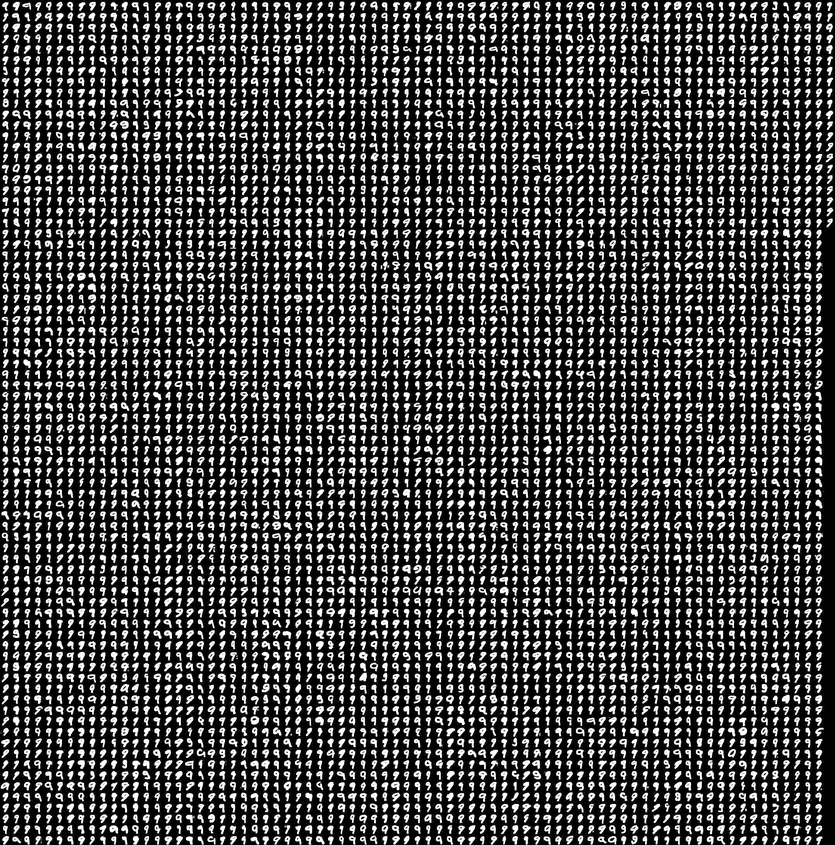
#> input picture train_image/mnist_train9_conv.jpg, 835 x 845 px, shrunk from 2156 x 2184 before the run
$ python count_helper.py
#> lines starting #> are read from the running program, lines starting #| are printed output that depends on the picture
#> further down, img is the input picture: shape (845, 835, 3); min 0, max 255, mean 68
### image_utils.py
import numpy as np

default_rgb_weights = np.array([0.2989, 0.5870, 0.1140])


def rgb2gray(img, rgb_weights=default_rgb_weights):
    if img.ndim == 2:
        return img.copy()
    else:
        gray_img = np.array(img[:, :, 0] * rgb_weights[0]
                            + img[:, :, 1] * rgb_weights[1]
                            + img[:, :, 2] * rgb_weights[2], dtype=int)
        gray_img[gray_img > 255] = 255
        gray_img[gray_img < 0] = 0
        return gray_img


# [89 lines left out: functions gray2rgb, scale_color, get_negative, convolution, pooling, put_frame, not called in this run]

### count_helper.py
from image_utils import rgb2gray
import numpy as np
from cv2 import imread, imwrite


min_row_size = 10
min_col_size = 10
max_row_size = 30
max_col_size = 30

white = 200


def bool_intervals(img, white_threshold=white):
    img = rgb2gray(img)

    row_vec = np.full(shape=img.shape[0], fill_value=True)
    for x in range(img.shape[0]):
        for y in range(img.shape[1]):
            if img[x, y] > white_threshold:
                row_vec[x] = False
                break

    col_vec = np.full(shape=img.shape[1], fill_value=True)
    for y in range(img.shape[1]):
        for x in range(img.shape[0]):
            if img[x, y] > white_threshold:
                col_vec[y] = False
                break

    return row_vec, col_vec


def draw_grid(img, color=np.array([0, 255, 255])):
    row_vec, col_vec = bool_intervals(img)

    img = img.copy()
    img[row_vec, :, 0] = color[0]
    img[row_vec, :, 1] = color[1]
    img[row_vec, :, 2] = color[2]

    img[:, col_vec, 0] = color[0]
    img[:, col_vec, 1] = color[1]
    img[:, col_vec, 2] = color[2]
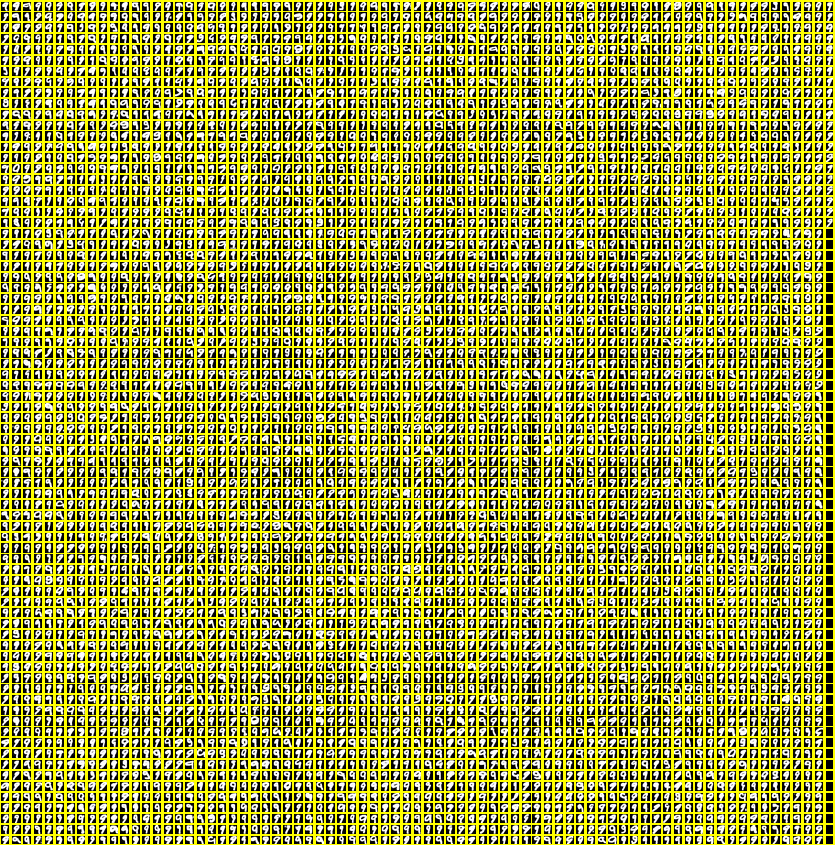
#> img: shape (845, 835, 3); mean B, G, R 65.9, 160.5, 160.5

    row_count = 0
    curr_size = 0
    for i in range(len(row_vec)):
        if row_vec[i]:
            curr_size = 0
        else:
            curr_size = curr_size + 1

        if curr_size == min_row_size:
            row_count = row_count + 1
        elif curr_size > max_row_size:
            print("warning: may missed one or more rows")
#> this loop made 845 passes
#> curr_size on passes 1 to 12: 0, 0, 1, 2, 3, 4, 5, 6, 7, 8, 9, 0
#> after the loop, row_count = 6


    col_count = 0
    curr_size = 0
    for i in range(len(col_vec)):
        if col_vec[i]:
            curr_size = 0
        else:
            curr_size = curr_size + 1

        if curr_size == min_col_size:
            col_count = col_count + 1
        elif curr_size == max_col_size:
            print("warning: may missed one or more cols")
#> this loop made 835 passes
#> after the loop, col_count = 0

    return img, row_count, col_count


if __name__ == "__main__":

    img_path = "train_image/mnist_train9_conv.jpg"
    save_path = "train_image/mnist_train9_grid.jpg"

    img = imread(img_path)

    grid_img, row, col = draw_grid(img)
#> row = 6; col = 0
    imwrite(save_path, grid_img)
    print(row, "*", col)
#| 6 * 0

$ run again, with train_image/mnist_train0_conv.jpg copied over train_image/mnist_train9_conv.jpg
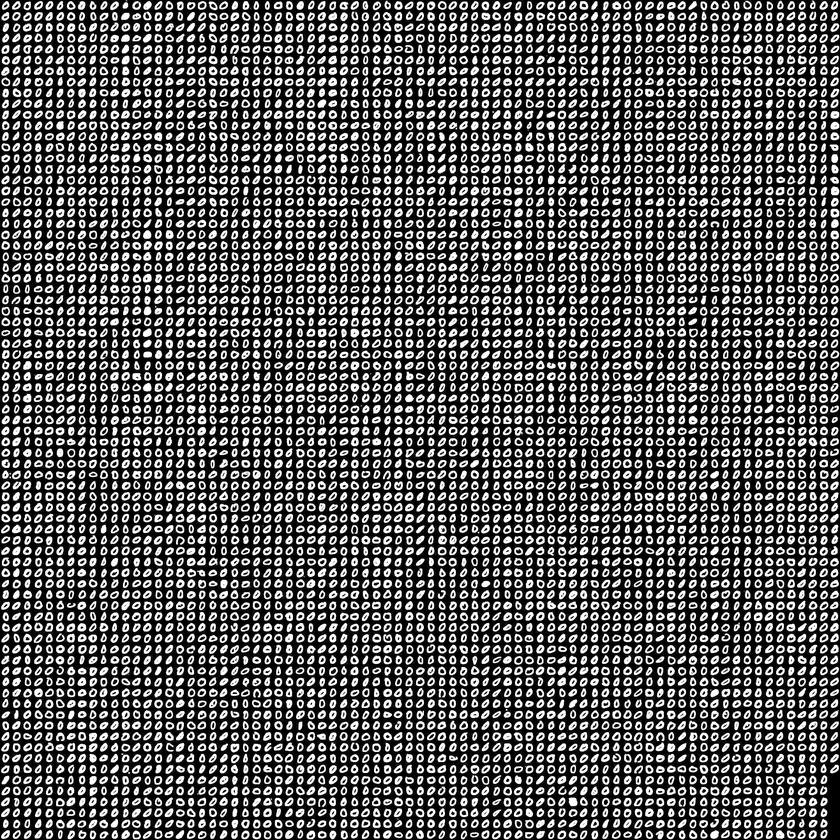
#> input picture train_image/mnist_train0_conv.jpg, 840 x 840 px, shrunk from 2156 x 2156 before the run
#> img is the input picture: shape (840, 840, 3); min 0, max 255, mean 89.1
#> in draw_grid, `img[:, col_vec, 2] = color[2]`:
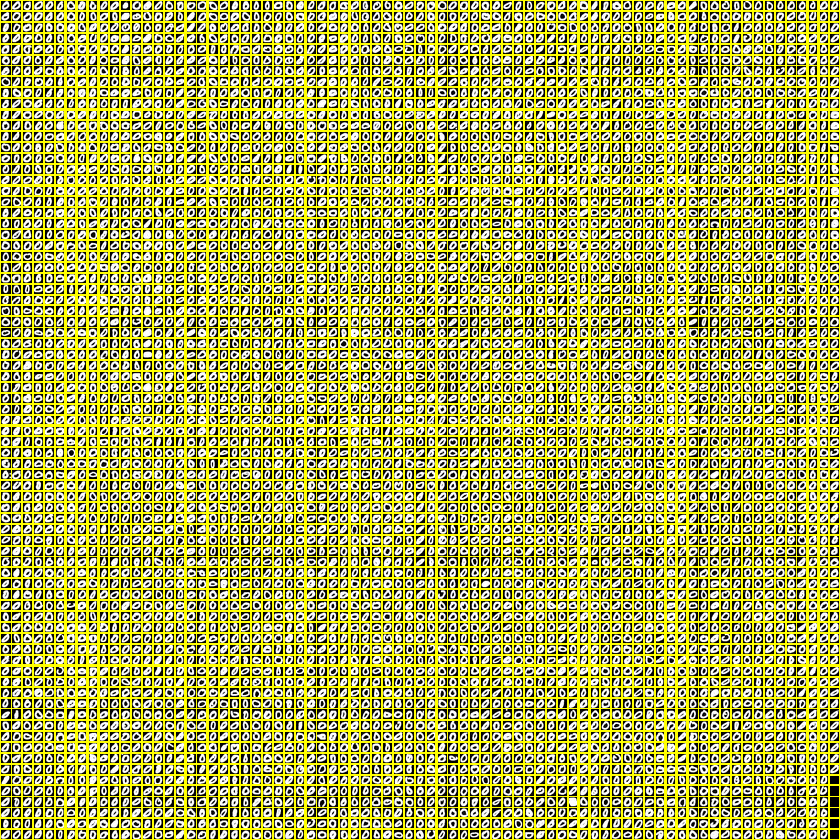
#> img: shape (840, 840, 3); mean B, G, R 86.4, 173.3, 173.3
#> the loop in draw_grid, `for i in range(len(row_vec)):` made 840 passes
#> curr_size on passes 1 to 8: 0, 1, 2, 3, 4, 5, 6, 7
#> after the loop in draw_grid, `for i in range(len(row_vec)):`: row_count = 4
#> the loop in draw_grid, `for i in range(len(col_vec)):` made 840 passes
#> (curr_size, col_count) on pass 11: (10, 1)
#> after the loop in draw_grid, `for i in range(len(col_vec)):`: col_count = 3
#> row = 4; col = 3
#| 4 * 3

$ run again, with train_image/mnist_train1_conv.jpg copied over train_image/mnist_train9_conv.jpg
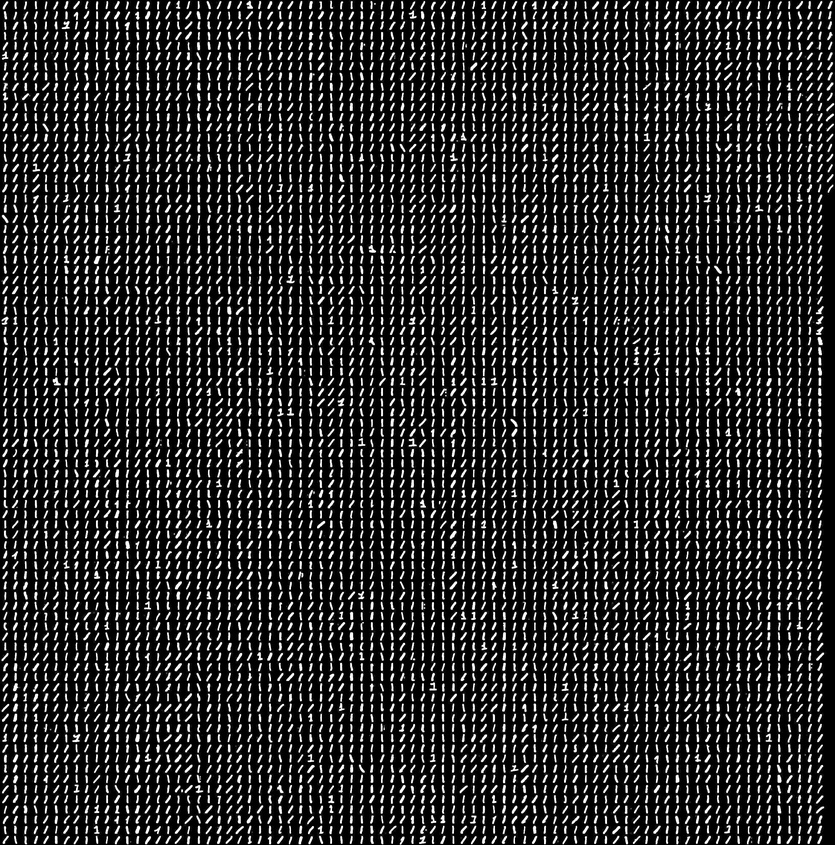
#> input picture train_image/mnist_train1_conv.jpg, 835 x 845 px, shrunk from 2296 x 2324 before the run
#> img is the input picture: shape (845, 835, 3); min 0, max 255, mean 43.2
#> in draw_grid, `img[:, col_vec, 1] = color[1]`:
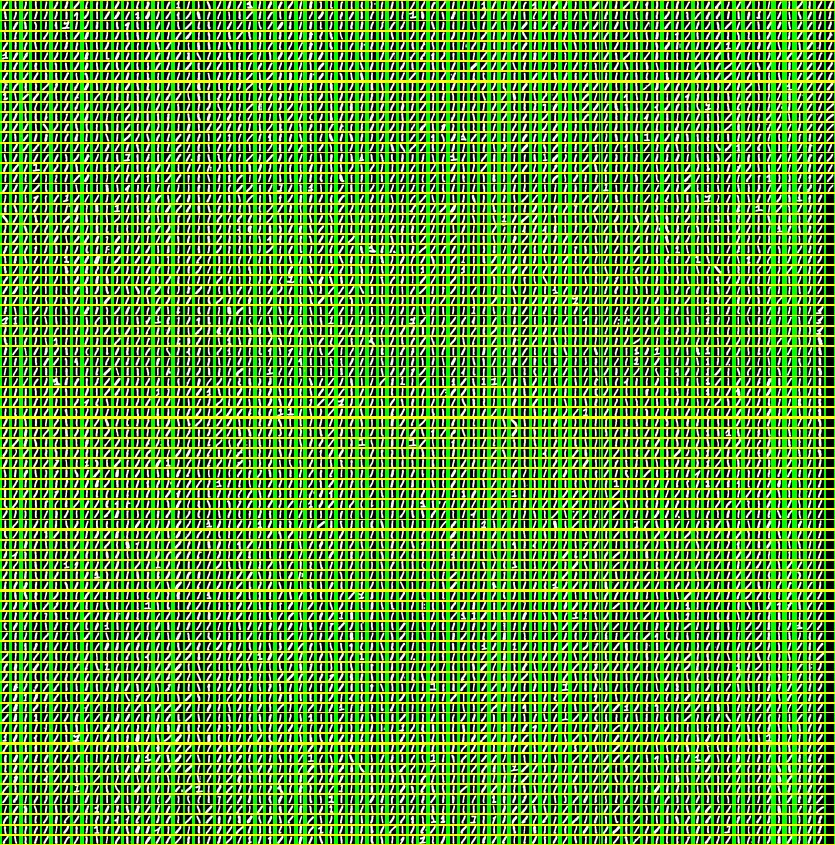
#> img: shape (845, 835, 3); mean B, G, R 41.2, 157.1, 90.1
#> in draw_grid, `img[:, col_vec, 2] = color[2]`:
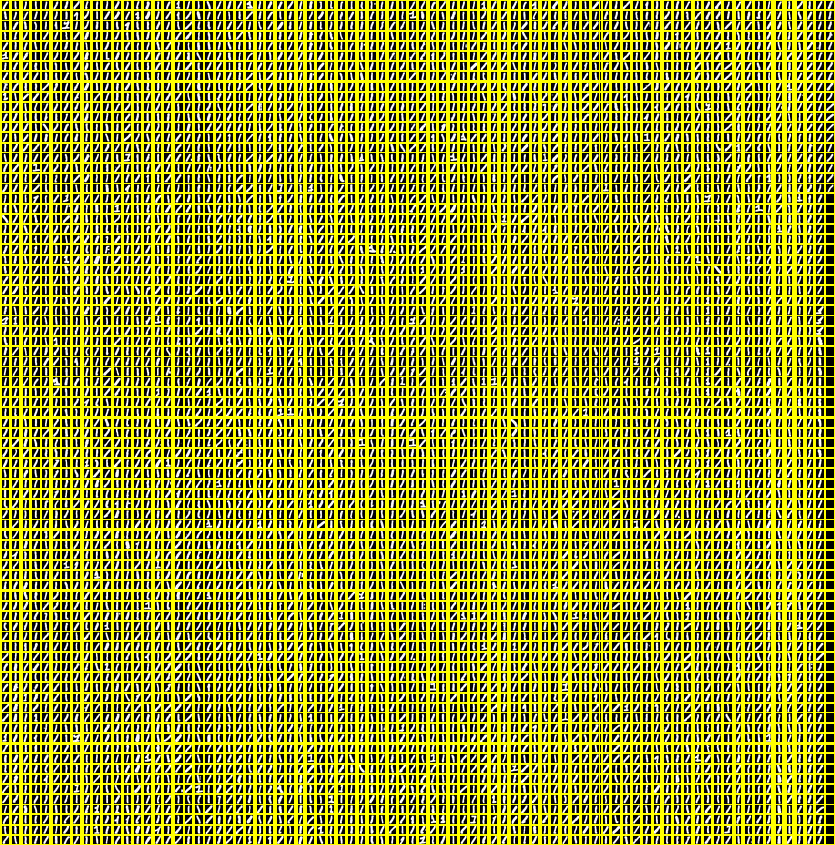
#> img: shape (845, 835, 3); mean B, G, R 41.2, 157.1, 157.1
#> the loop in draw_grid, `for i in range(len(row_vec)):` made 845 passes
#> curr_size on passes 1 to 8: 0, 1, 2, 3, 4, 5, 6, 7
#> after the loop in draw_grid, `for i in range(len(row_vec)):`: row_count = 0
#> the loop in draw_grid, `for i in range(len(col_vec)):` made 835 passes
#| 0 * 0
